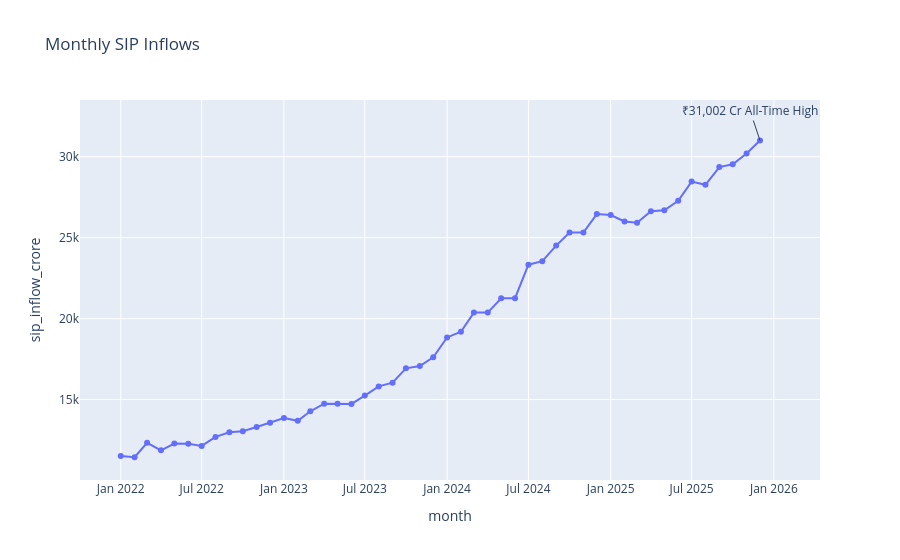

Here is the notebook cell this chart was saved with:
### Code cell
fig.add_annotation(
    x='2025-12-01',
    y=31002,
    text='₹31,002 Cr All-Time High'
)


fig.show()

### Figure 1 — Plotly figure (JSON) as saved in the notebook; plotly's stock layout.template omitted (floating-point values rounded to 4 significant figures)
{"data": [{"hovertemplate": "month=%{x}<br>sip_inflow_crore=%{y}<extra></extra>", "legendgroup": "", "line": {"color": "#636efa", "dash": "solid"}, "marker": {"symbol": "circle"}, "mode": "lines+markers", "name": "", "orientation": "v", "showlegend": false, "type": "scatter", "x": ["2022-01-01T00:00:00", "2022-02-01T00:00:00", "2022-03-01T00:00:00", "2022-04-01T00:00:00", "2022-05-01T00:00:00", "2022-06-01T00:00:00", "2022-07-01T00:00:00", "2022-08-01T00:00:00", "2022-09-01T00:00:00", "2022-10-01T00:00:00", "2022-11-01T00:00:00", "2022-12-01T00:00:00", "2023-01-01T00:00:00", "2023-02-01T00:00:00", "2023-03-01T00:00:00", "2023-04-01T00:00:00", "2023-05-01T00:00:00", "2023-06-01T00:00:00", "2023-07-01T00:00:00", "2023-08-01T00:00:00", "2023-09-01T00:00:00", "2023-10-01T00:00:00", "2023-11-01T00:00:00", "2023-12-01T00:00:00", "2024-01-01T00:00:00", "2024-02-01T00:00:00", "2024-03-01T00:00:00", "2024-04-01T00:00:00", "2024-05-01T00:00:00", "2024-06-01T00:00:00", "2024-07-01T00:00:00", "2024-08-01T00:00:00", "2024-09-01T00:00:00", "2024-10-01T00:00:00", "2024-11-01T00:00:00", "2024-12-01T00:00:00", "2025-01-01T00:00:00", "2025-02-01T00:00:00", "2025-03-01T00:00:00", "2025-04-01T00:00:00", "2025-05-01T00:00:00", "2025-06-01T00:00:00", "2025-07-01T00:00:00", "2025-08-01T00:00:00", "2025-09-01T00:00:00", "2025-10-01T00:00:00", "2025-11-01T00:00:00", "2025-12-01T00:00:00"], "xaxis": "x", "y": [11517, 11438, 12328, 11863, 12286, 12276, 12140, 12694, 12976, 13040, 13306, 13573, 13856, 13687, 14276, 14749, 14749, 14734, 15245, 15814, 16042, 16928, 17073, 17610, 18838, 19187, 20371, 20371, 21262, 21262, 23332, 23547, 24509, 25323, 25320, 26459, 26400, 25999, 25926, 26632, 26688, 27274, 28464, 28265, 29361, 29529, 30200, 31002], "yaxis": "y"}], "layout": {"annotations": [{"text": "₹31,002 Cr All-Time High", "x": "2025-12-01", "y": 31002}], "autosize": true, "legend": {"tracegroupgap": 0}, "title": {"text": "Monthly SIP Inflows"}, "xaxis": {"anchor": "y", "autorange": true, "domain": [0, 1], "range": ["2021-10-04 14:57:38.3779", "2026-03-29 22:26:38.0573"], "title": {"text": "month"}, "type": "date"}, "yaxis": {"anchor": "x", "autorange": true, "domain": [0, 1], "range": [9493.0, 36950.0], "title": {"text": "sip_inflow_crore"}, "type": "linear"}}}
